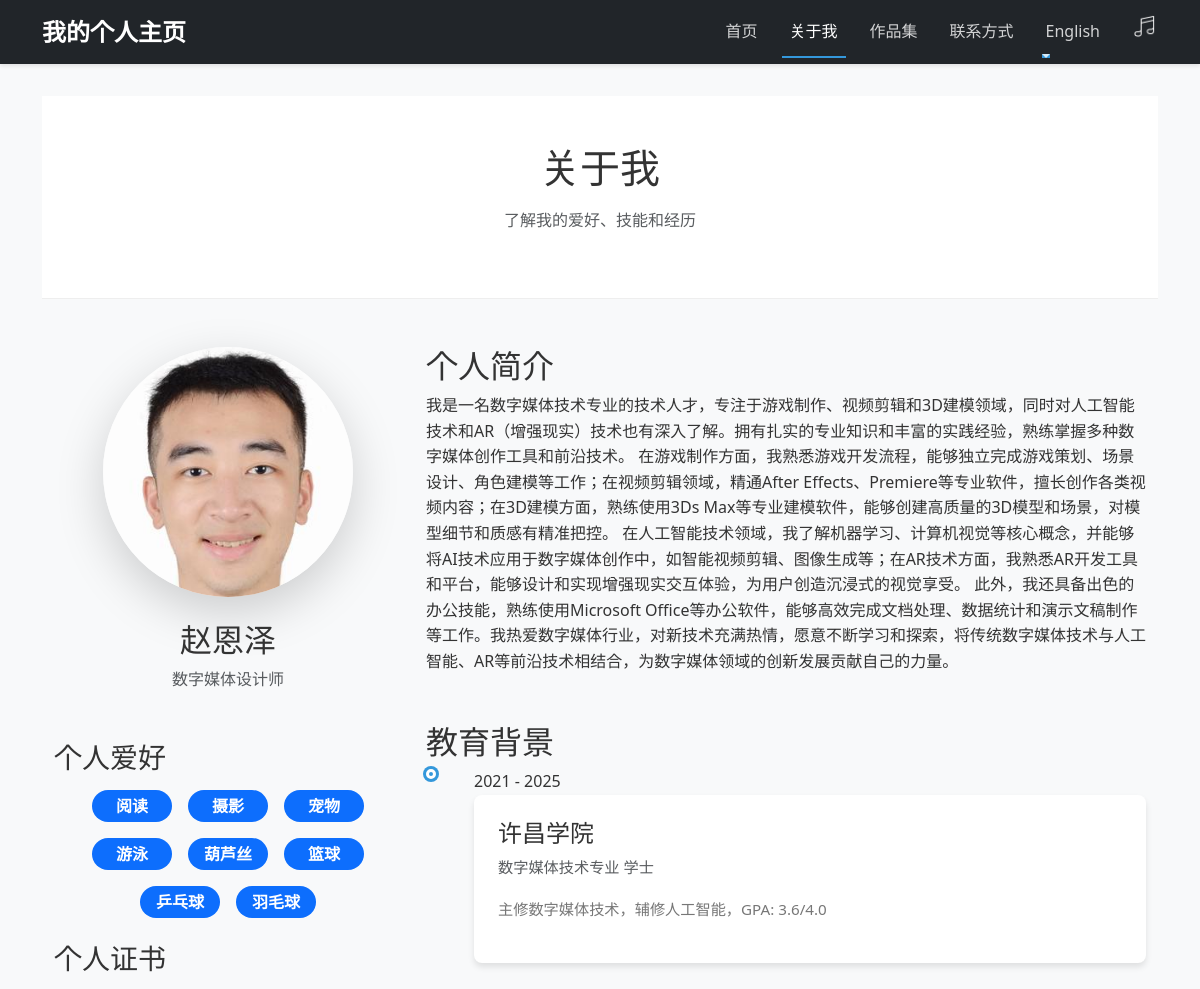
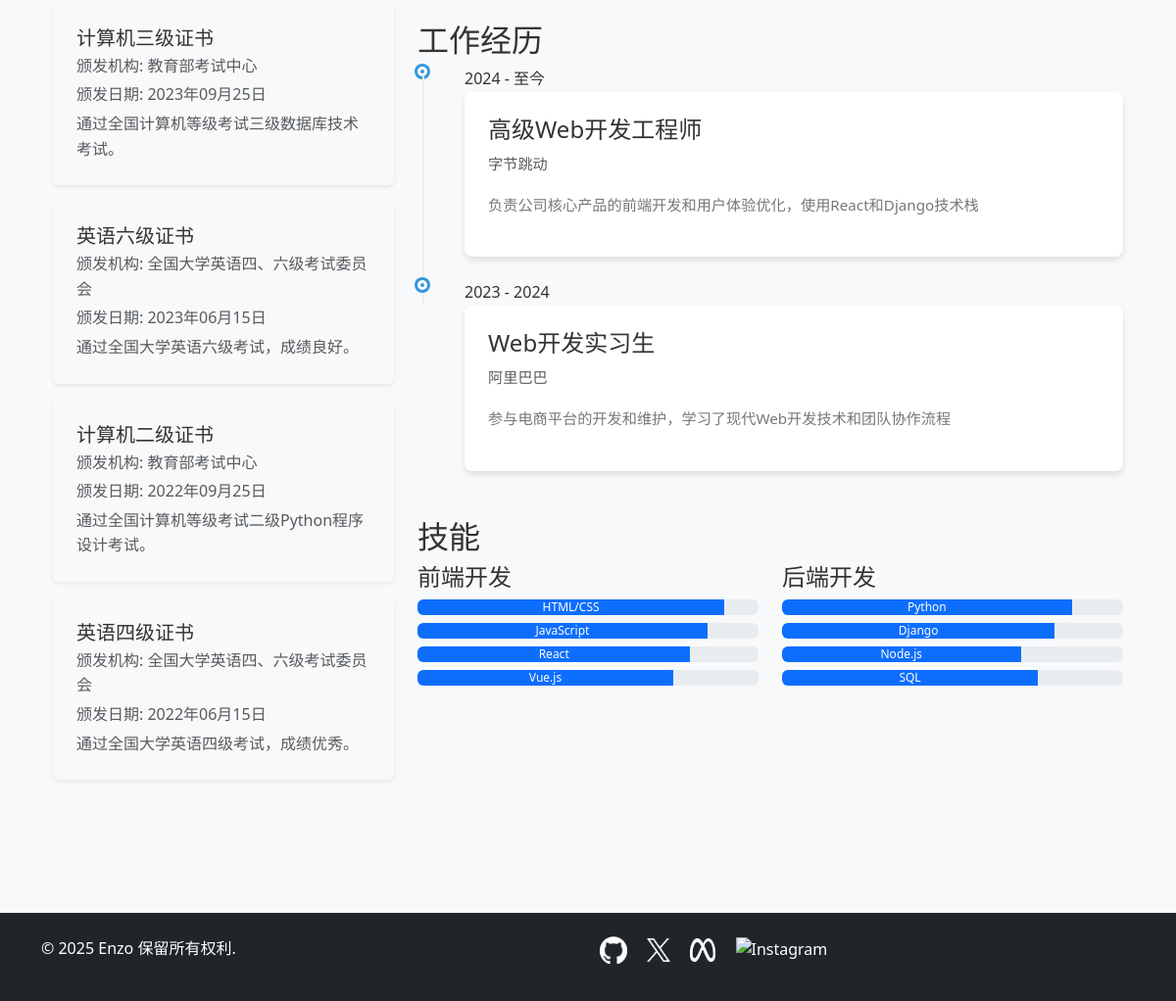
The page /about/ on the database its author committed (2 pictures, top to bottom).
### portfolio/models.py (models this page shows, shortened)
class Certificate(models.Model):
    name = models.CharField(max_length=200, verbose_name=_('证书名称'))
    issuing_authority = models.CharField(max_length=200, verbose_name=_('颁发机构'))
    issue_date = models.DateField(verbose_name=_('颁发日期'))
    certificate_id = models.CharField(max_length=100, blank=True, null=True, verbose_name=_('证书编号'))
    description = models.TextField(blank=True, null=True, verbose_name=_('证书描述'))
    image = models.ImageField(upload_to='certificates/', blank=True, null=True, verbose_name=_('证书图片'))
    is_visible = models.BooleanField(default=True, verbose_name=_('是否可见'))
    created_at = models.DateTimeField(default=timezone.now, verbose_name=_('创建时间'))
    updated_at = models.DateTimeField(auto_now=True, verbose_name=_('更新时间'))
    class Meta:
        verbose_name = _('证书')
        verbose_name_plural = _('证书')
        ordering = ['-issue_date']

class PersonalInfo(models.Model):
    name = models.CharField(max_length=100, verbose_name=_('姓名'))
    title = models.CharField(max_length=200, verbose_name=_('职位'))
    short_bio = models.TextField(verbose_name=_('简短简介'), blank=True, null=True)
    bio = models.TextField(verbose_name=_('个人简介'))
    avatar = models.ImageField(upload_to='avatars/', blank=True, null=True, verbose_name=_('头像'))
    email = models.EmailField(max_length=254, verbose_name=_('邮箱'))
    phone = models.CharField(max_length=20, blank=True, null=True, verbose_name=_('电话'))
    website = models.URLField(max_length=200, blank=True, null=True, verbose_name=_('个人网站'))
    github = models.URLField(max_length=200, blank=True, null=True, verbose_name=_('GitHub'))
    linkedin = models.URLField(max_length=200, blank=True, null=True, verbose_name=_('LinkedIn'))
    twitter = models.URLField(max_length=200, blank=True, null=True, verbose_name=_('Twitter'))
    instagram = models.URLField(max_length=200, blank=True, null=True, verbose_name=_('Instagram'))
    meta = models.URLField(max_length=200, blank=True, null=True, verbose_name=_('Meta/Facebook'))
    created_at = models.DateTimeField(default=timezone.now, verbose_name=_('创建时间'))
    updated_at = models.DateTimeField(auto_now=True, verbose_name=_('更新时间'))
    class Meta:
        verbose_name = _('个人信息')
        verbose_name_plural = _('个人信息')

### portfolio/views.py (the view)
# urls.py: path('about/', views.about, name='about'),
def about(request):
    personal_info = PersonalInfo.objects.first()
    certificates = Certificate.objects.filter(is_visible=True)
    context = {
        'personal_info': personal_info,
        'certificates': certificates,
    }
    return render(request, 'about.html', context)

### templates/about.html (shortened to what this page needs)
{% extends 'base.html' %}
{% load i18n %}
{% block content %}
    <section class="about-header py-5">
        <div class="container">
            <h1 class="text-center mb-3">{% trans '关于我' %}</h1>
            <p class="text-center text-muted">{% trans '了解我的爱好、技能和经历' %}</p>
        </div>
    </section>
    <section class="about-content py-5">
        <div class="container">
            <div class="row">
                <div class="col-md-4 mb-4">
                    <div class="text-center">
                        <img src="{{ MEDIA_URL }}avatars/Enzo-Main.jpg" alt="赵恩泽" class="img-fluid rounded-circle shadow-lg" style="width: 250px; height: 250px; object-fit: cover; object-position: 30% 30%;">
                        <h2 class="mt-4">赵恩泽</h2>
                        <p class="text-muted">数字媒体设计师</p>
                    </div>
                    <div class="mt-5">
                        <h3>{% trans '个人爱好' %}</h3>
                        <div class="d-flex flex-wrap justify-content-center gap-3 mt-3">
                            <span class="badge bg-primary text-white p-2 fs-6" style="min-width: 80px;">{% trans '阅读' %}</span>
                            <span class="badge bg-primary text-white p-2 fs-6" style="min-width: 80px;">{% trans '摄影' %}</span>
                            <span class="badge bg-primary text-white p-2 fs-6" style="min-width: 80px;">{% trans '宠物' %}</span>
                            <span class="badge bg-primary text-white p-2 fs-6" style="min-width: 80px;">{% trans '游泳' %}</span>
                            <span class="badge bg-primary text-white p-2 fs-6" style="min-width: 80px;">{% trans '葫芦丝' %}</span>
                            <span class="badge bg-primary text-white p-2 fs-6" style="min-width: 80px;">{% trans '篮球' %}</span>
                            <span class="badge bg-primary text-white p-2 fs-6" style="min-width: 80px;">{% trans '乒乓球' %}</span>
                            <span class="badge bg-primary text-white p-2 fs-6" style="min-width: 80px;">{% trans '羽毛球' %}</span>
                        </div>
                    </div>
                    <div class="mt-4">
                        <h3>{% trans '个人证书' %}</h3>
                        <div class="row mt-3">
                            {% for certificate in certificates %}
                                <div class="col-12 mb-3">
                                    <div class="certificate-card bg-light p-4 rounded shadow-sm">
                                        <div class="d-flex align-items-center">
                                            <div class="flex-grow-1">
                                                <h5 class="mb-1">{{ certificate.name }}</h5>
                                                <p class="text-muted mb-1">{% trans '颁发机构:' %} {{ certificate.issuing_authority }}</p>
                                                <p class="text-muted mb-1">{% trans '颁发日期:' %} {{ certificate.issue_date|date:"Y年m月d日" }}</p>
                                                {% if certificate.description %}
                                                    <p class="text-muted mb-0">{{ certificate.description }}</p>
                                                {% endif %}
                                            </div>
                                        </div>
                                    </div>
                                </div>
                            {% endfor %}
                        </div>
                    </div>
                </div>
                <div class="col-md-8">
                    <div class="mb-5">
                        <h2>{% trans '个人简介' %}</h2>
                        <p>{{ personal_info.bio }}</p>
                    </div>
                    <div class="mb-5">
                        <h2>{% trans '教育背景' %}</h2>
                        <div class="timeline">
                            <div class="timeline-item mb-4">
                                <div class="timeline-date">2021 - 2025</div>
                                <div class="timeline-content">
                                    <h4>{% trans '许昌学院' %}</h4>
                                    <p class="text-muted">{% trans '数字媒体技术专业 学士' %}</p>
                                    <p>{% trans '主修数字媒体技术，辅修人工智能，GPA: 3.6/4.0' %}</p>
                                </div>
                            </div>
                        </div>
                    </div>
                    <div class="mb-5">
                        <h2>{% trans '工作经历' %}</h2>
                        <div class="timeline">
                            <div class="timeline-item mb-4">
                                <div class="timeline-date">2024 - 至今</div>
                                <div class="timeline-content">
                                    <h4>{% trans '高级Web开发工程师' %}</h4>
                                    <p class="text-muted">{% trans '字节跳动' %}</p>
                                    <p>{% trans '负责公司核心产品的前端开发和用户体验优化，使用React和Django技术栈' %}</p>
                                </div>
                            </div>
                            <div class="timeline-item mb-4">
                                <div class="timeline-date">2023 - 2024</div>
                                <div class="timeline-content">
                                    <h4>{% trans 'Web开发实习生' %}</h4>
                                    <p class="text-muted">{% trans '阿里巴巴' %}</p>
                                    <p>{% trans '参与电商平台的开发和维护，学习了现代Web开发技术和团队协作流程' %}</p>
                                </div>
                            </div>
                        </div>
                    </div>
                    <div class="mb-5">
                        <h2>{% trans '技能' %}</h2>
                        <div class="row">
                            <div class="col-md-6 mb-3">
                                <h4>{% trans '前端开发' %}</h4>
                                <div class="progress mb-2">
                                    <div class="progress-bar" role="progressbar" style="width: 90%" aria-valuenow="90" aria-valuemin="0" aria-valuemax="100">{% trans 'HTML/CSS' %}</div>
                                </div>
                                <div class="progress mb-2">
                                    <div class="progress-bar" role="progressbar" style="width: 85%" aria-valuenow="85" aria-valuemin="0" aria-valuemax="100">{% trans 'JavaScript' %}</div>
                                </div>
                                <div class="progress mb-2">
                                    <div class="progress-bar" role="progressbar" style="width: 80%" aria-valuenow="80" aria-valuemin="0" aria-valuemax="100">{% trans 'React' %}</div>
                                </div>
                                <div class="progress mb-2">
                                    <div class="progress-bar" role="progressbar" style="width: 75%" aria-valuenow="75" aria-valuemin="0" aria-valuemax="100">{% trans 'Vue.js' %}</div>
                                </div>
                            </div>
                            <div class="col-md-6 mb-3">
                                <h4>{% trans '后端开发' %}</h4>
                                <div class="progress mb-2">
                                    <div class="progress-bar" role="progressbar" style="width: 85%" aria-valuenow="85" aria-valuemin="0" aria-valuemax="100">{% trans 'Python' %}</div>
                                </div>
                                <div class="progress mb-2">
                                    <div class="progress-bar" role="progressbar" style="width: 80%" aria-valuenow="80" aria-valuemin="0" aria-valuemax="100">{% trans 'Django' %}</div>
                                </div>
                                <div class="progress mb-2">
                                    <div class="progress-bar" role="progressbar" style="width: 70%" aria-valuenow="70" aria-valuemin="0" aria-valuemax="100">{% trans 'Node.js' %}</div>
                                </div>
                                <div class="progress mb-2">
                                    <div class="progress-bar" role="progressbar" style="width: 75%" aria-valuenow="75" aria-valuemin="0" aria-valuemax="100">{% trans 'SQL' %}</div>
                                </div>
                            </div>
                        </div>
                    </div>
                </div>
            </div>
        </div>
    </section>
{% endblock %}

### static/css/main.css (style rules this page uses)
* { margin: 0; padding: 0; box-sizing: border-box; }
:root { --primary-color: #3498db; --primary-dark: #2980b9; --secondary-color: #2ecc71; --accent-color: #e74c3c; --text-color: #333; --text-light: #777; --bg-color: #f8f9fa; --white: #fff; --shadow: 0 4px 6px rgba(0, 0, 0, 0.1); --shadow-lg: 0 10px 25px rgba(0, 0, 0, 0.1); --border-radius: 8px; --transition: all 0.3s ease; }
body { font-family: 'Segoe UI', Tahoma, Geneva, Verdana, sans-serif; line-height: 1.6; color: var(--text-color); background-color: var(--bg-color); }
.certificate-card { transition: all 0.3s ease; }
.badge { transition: all 0.3s ease; border-radius: 20px; }
.about-header { background-color: var(--white); border-bottom: 1px solid #eee; }
.about-content { padding: 3rem 0; }
.timeline-item { position: relative; padding-left: 3rem; margin-bottom: 3rem; }
.timeline-item::before { content: ''; position: absolute; left: 0; top: 0; width: 10px; height: 10px; background-color: var(--primary-color); border-radius: 50%; border: 3px solid var(--white); box-shadow: 0 0 0 3px var(--primary-color); }
.timeline-item::after { content: ''; position: absolute; left: 5px; top: 10px; bottom: -3rem; width: 2px; background-color: #ecf0f1; }
.timeline-item:last-child::after { display: none; }
.timeline-content { background-color: var(--white); border-radius: var(--border-radius); box-shadow: var(--shadow); padding: 1.5rem; }
.timeline-content p { color: var(--text-light); font-size: 0.95rem; line-height: 1.7; }

### rows shown on the page
Certificate: name "计算机三级证书", issuing_authority "教育部考试中心", issue_date "2023年09月25日", description "通过全国计算机等级考试三级数据库技术考试。"
Certificate: name "英语六级证书", issuing_authority "全国大学英语四、六级考试委员会", issue_date "2023年06月15日", description "通过全国大学英语六级考试，成绩良好。"
Certificate: name "计算机二级证书", issuing_authority "教育部考试中心", issue_date "2022年09月25日", description "通过全国计算机等级考试二级Python程序设计考试。"
Certificate: name "英语四级证书", issuing_authority "全国大学英语四、六级考试委员会", issue_date "2022年06月15日", description "通过全国大学英语四级考试，成绩优秀。"
PersonalInfo: bio "我是一名数字媒体技术专业的技术人才，专注于游戏制作、视频剪辑和3D建模领域，同时对人工智能技术和AR（增强现实）技术也有深入了解。拥有扎实的专业知识和丰富的实践经验，熟练掌握多种数字媒体创作工具和前沿技术。 在游戏制作方面，我熟悉游戏开发流程，能够独立完成游戏策划、场景设计、角色建模等工作；在视频剪辑领域，精通After Effects、Premiere等专业软件，擅长创作各类视频内容；在3D建模方面，熟练使用3Ds Max等专业建模软件，能够创建高质量的3D模型和场景，对模型细节和质感有精准把控。 在人工智能技术领域，我了解机器学习、计算机视觉等核心概念，并能够将AI技术应用于数字媒体创作中，如智能视频剪辑、图像生成等；在AR技术方面，我熟悉AR开发工具和平台，能够设计和实现增强现实交互体验，为用户创造沉浸式的视觉享受。 此外，我还具备出色的办公技能，熟练使用Microsoft Office等办公软件，能够高效完成文档处理、数据统计和演示文稿制作等工作。我热爱数字媒体行业，对新技术充满热情，愿意不断学习和探索，将传统数字媒体技术与人工智能、AR等前沿技术相结合，为数字媒体领域的创新发展贡献自己的力量。"
